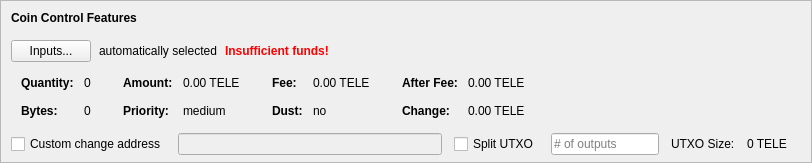
    <widget class="QFrame" name="frameCoinControl">
     <property name="sizePolicy">
      <sizepolicy hsizetype="Expanding" vsizetype="Expanding">
       <horstretch>0</horstretch>
       <verstretch>0</verstretch>
      </sizepolicy>
     </property>
     <property name="maximumSize">
      <size>
       <width>16777215</width>
       <height>16777215</height>
      </size>
     </property>
     <property name="frameShape">
      <enum>QFrame::StyledPanel</enum>
     </property>
     <property name="frameShadow">
      <enum>QFrame::Sunken</enum>
     </property>
     <layout class="QVBoxLayout" name="verticalLayoutCoinControl2">
      <property name="spacing">
       <number>0</number>
      </property>
      <property name="leftMargin">
       <number>0</number>
      </property>
      <property name="topMargin">
       <number>0</number>
      </property>
      <property name="rightMargin">
       <number>0</number>
      </property>
      <property name="bottomMargin">
       <number>6</number>
      </property>
      <item>
       <layout class="QVBoxLayout" name="verticalLayoutCoinControl" stretch="0,0,0,0,1">
        <property name="spacing">
         <number>0</number>
        </property>
        <property name="leftMargin">
         <number>10</number>
        </property>
        <property name="topMargin">
         <number>10</number>
        </property>
        <item>
         <layout class="QHBoxLayout" name="horizontalLayoutCoinControl1">
          <property name="bottomMargin">
           <number>15</number>
          </property>
          <item>
           <widget class="QLabel" name="labelCoinControlFeatures">
            <property name="sizePolicy">
             <sizepolicy hsizetype="Preferred" vsizetype="Maximum">
              <horstretch>0</horstretch>
              <verstretch>0</verstretch>
             </sizepolicy>
            </property>
            <property name="font">
             <font>
              <weight>75</weight>
              <bold>true</bold>
             </font>
            </property>
            <property name="styleSheet">
             <string notr="true">font-weight:bold;</string>
            </property>
            <property name="text">
             <string>Coin Control Features</string>
            </property>
           </widget>
          </item>
         </layout>
        </item>
        <item>
         <layout class="QHBoxLayout" name="horizontalLayoutCoinControl2" stretch="0,0,0,0">
          <property name="spacing">
           <number>8</number>
          </property>
          <property name="bottomMargin">
           <number>10</number>
          </property>
          <item>
           <widget class="QPushButton" name="pushButtonCoinControl">
            <property name="styleSheet">
             <string notr="true"/>
            </property>
            <property name="text">
             <string>Inputs...</string>
            </property>
            <property name="autoDefault">
             <bool>false</bool>
            </property>
           </widget>
          </item>
          <item>
           <widget class="QLabel" name="labelCoinControlAutomaticallySelected">
            <property name="text">
             <string>automatically selected</string>
            </property>
            <property name="margin">
             <number>5</number>
            </property>
           </widget>
          </item>
          <item>
           <widget class="QLabel" name="labelCoinControlInsuffFunds">
            <property name="font">
             <font>
              <weight>75</weight>
              <bold>true</bold>
             </font>
            </property>
            <property name="styleSheet">
             <string notr="true">color:red;font-weight:bold;</string>
            </property>
            <property name="text">
             <string>Insufficient funds!</string>
            </property>
            <property name="margin">
             <number>5</number>
            </property>
           </widget>
          </item>
          <item>
           <spacer name="horizontalSpacerCoinControl">
            <property name="orientation">
             <enum>Qt::Horizontal</enum>
            </property>
            <property name="sizeHint" stdset="0">
             <size>
              <width>40</width>
              <height>1</height>
             </size>
            </property>
           </spacer>
          </item>
         </layout>
        </item>
        <item>
         <widget class="QWidget" name="widgetCoinControl" native="true">
          <property name="sizePolicy">
           <sizepolicy hsizetype="Preferred" vsizetype="Preferred">
            <horstretch>0</horstretch>
            <verstretch>0</verstretch>
           </sizepolicy>
          </property>
          <property name="minimumSize">
           <size>
            <width>0</width>
            <height>0</height>
           </size>
          </property>
          <property name="styleSheet">
           <string notr="true"/>
          </property>
          <layout class="QHBoxLayout" name="horizontalLayoutCoinControl5">
           <property name="leftMargin">
            <number>0</number>
           </property>
           <property name="topMargin">
            <number>0</number>
           </property>
           <property name="rightMargin">
            <number>0</number>
           </property>
           <property name="bottomMargin">
            <number>0</number>
           </property>
           <item>
            <layout class="QHBoxLayout" name="horizontalLayoutCoinControl3" stretch="0,0,0,1">
             <property name="spacing">
              <number>20</number>
             </property>
             <property name="topMargin">
              <number>0</number>
             </property>
             <property name="bottomMargin">
              <number>10</number>
             </property>
             <item>
              <layout class="QFormLayout" name="formLayoutCoinControl1">
               <property name="horizontalSpacing">
                <number>10</number>
               </property>
               <property name="verticalSpacing">
                <number>14</number>
               </property>
               <property name="leftMargin">
                <number>10</number>
               </property>
               <property name="topMargin">
                <number>4</number>
               </property>
               <property name="rightMargin">
                <number>6</number>
               </property>
               <item row="0" column="0">
                <widget class="QLabel" name="labelCoinControlQuantityText">
                 <property name="font">
                  <font>
                   <weight>75</weight>
                   <bold>true</bold>
                  </font>
                 </property>
                 <property name="text">
                  <string>Quantity:</string>
                 </property>
                 <property name="margin">
                  <number>0</number>
                 </property>
                </widget>
               </item>
               <item row="0" column="1">
                <widget class="QLabel" name="labelCoinControlQuantity">
                 <property name="cursor">
                  <cursorShape>IBeamCursor</cursorShape>
                 </property>
                 <property name="contextMenuPolicy">
                  <enum>Qt::ActionsContextMenu</enum>
                 </property>
                 <property name="text">
                  <string notr="true">0</string>
                 </property>
                 <property name="margin">
                  <number>0</number>
                 </property>
                 <property name="textInteractionFlags">
                  <set>Qt::LinksAccessibleByMouse|Qt::TextSelectableByKeyboard|Qt::TextSelectableByMouse</set>
                 </property>
                </widget>
               </item>
               <item row="1" column="0">
                <widget class="QLabel" name="labelCoinControlBytesText">
                 <property name="font">
                  <font>
                   <weight>75</weight>
                   <bold>true</bold>
                  </font>
                 </property>
                 <property name="text">
                  <string>Bytes:</string>
                 </property>
                </widget>
               </item>
               <item row="1" column="1">
                <widget class="QLabel" name="labelCoinControlBytes">
                 <property name="cursor">
                  <cursorShape>IBeamCursor</cursorShape>
                 </property>
                 <property name="contextMenuPolicy">
                  <enum>Qt::ActionsContextMenu</enum>
                 </property>
                 <property name="text">
                  <string notr="true">0</string>
                 </property>
                 <property name="textInteractionFlags">
                  <set>Qt::LinksAccessibleByMouse|Qt::TextSelectableByKeyboard|Qt::TextSelectableByMouse</set>
                 </property>
                </widget>
               </item>
              </layout>
             </item>
             <item>
              <layout class="QFormLayout" name="formLayoutCoinControl2">
               <property name="horizontalSpacing">
                <number>10</number>
               </property>
               <property name="verticalSpacing">
                <number>14</number>
               </property>
               <property name="leftMargin">
                <number>6</number>
               </property>
               <property name="topMargin">
                <number>4</number>
               </property>
               <property name="rightMargin">
                <number>6</number>
               </property>
               <item row="0" column="0">
                <widget class="QLabel" name="labelCoinControlAmountText">
                 <property name="font">
                  <font>
                   <weight>75</weight>
                   <bold>true</bold>
                  </font>
                 </property>
                 <property name="text">
                  <string>Amount:</string>
                 </property>
                 <property name="margin">
                  <number>0</number>
                 </property>
                </widget>
               </item>
               <item row="0" column="1">
                <widget class="QLabel" name="labelCoinControlAmount">
                 <property name="cursor">
                  <cursorShape>IBeamCursor</cursorShape>
                 </property>
                 <property name="contextMenuPolicy">
                  <enum>Qt::ActionsContextMenu</enum>
                 </property>
                 <property name="text">
                  <string notr="true">0.00 TELE</string>
                 </property>
                 <property name="textInteractionFlags">
                  <set>Qt::LinksAccessibleByMouse|Qt::TextSelectableByKeyboard|Qt::TextSelectableByMouse</set>
                 </property>
                </widget>
               </item>
               <item row="1" column="0">
                <widget class="QLabel" name="labelCoinControlPriorityText">
                 <property name="font">
                  <font>
                   <weight>75</weight>
                   <bold>true</bold>
                  </font>
                 </property>
                 <property name="text">
                  <string>Priority:</string>
                 </property>
                </widget>
               </item>
               <item row="1" column="1">
                <widget class="QLabel" name="labelCoinControlPriority">
                 <property name="cursor">
                  <cursorShape>IBeamCursor</cursorShape>
                 </property>
                 <property name="contextMenuPolicy">
                  <enum>Qt::ActionsContextMenu</enum>
                 </property>
                 <property name="text">
                  <string>medium</string>
                 </property>
                 <property name="textInteractionFlags">
                  <set>Qt::LinksAccessibleByMouse|Qt::TextSelectableByKeyboard|Qt::TextSelectableByMouse</set>
                 </property>
                </widget>
               </item>
              </layout>
             </item>
             <item>
              <layout class="QFormLayout" name="formLayoutCoinControl3">
               <property name="horizontalSpacing">
                <number>10</number>
               </property>
               <property name="verticalSpacing">
                <number>14</number>
               </property>
               <property name="leftMargin">
                <number>6</number>
               </property>
               <property name="topMargin">
                <number>4</number>
               </property>
               <property name="rightMargin">
                <number>6</number>
               </property>
               <item row="0" column="0">
                <widget class="QLabel" name="labelCoinControlFeeText">
                 <property name="font">
                  <font>
                   <weight>75</weight>
                   <bold>true</bold>
                  </font>
                 </property>
                 <property name="text">
                  <string>Fee:</string>
                 </property>
                 <property name="margin">
                  <number>0</number>
                 </property>
                </widget>
               </item>
               <item row="0" column="1">
                <widget class="QLabel" name="labelCoinControlFee">
                 <property name="cursor">
                  <cursorShape>IBeamCursor</cursorShape>
                 </property>
                 <property name="contextMenuPolicy">
                  <enum>Qt::ActionsContextMenu</enum>
                 </property>
                 <property name="text">
                  <string notr="true">0.00 TELE</string>
                 </property>
                 <property name="textInteractionFlags">
                  <set>Qt::LinksAccessibleByMouse|Qt::TextSelectableByKeyboard|Qt::TextSelectableByMouse</set>
                 </property>
                </widget>
               </item>
               <item row="1" column="0">
                <widget class="QLabel" name="labelCoinControlLowOutputText">
                 <property name="font">
                  <font>
                   <weight>75</weight>
                   <bold>true</bold>
                  </font>
                 </property>
                 <property name="text">
                  <string>Dust:</string>
                 </property>
                </widget>
               </item>
               <item row="1" column="1">
                <widget class="QLabel" name="labelCoinControlLowOutput">
                 <property name="cursor">
                  <cursorShape>IBeamCursor</cursorShape>
                 </property>
                 <property name="contextMenuPolicy">
                  <enum>Qt::ActionsContextMenu</enum>
                 </property>
                 <property name="text">
                  <string>no</string>
                 </property>
                 <property name="textInteractionFlags">
                  <set>Qt::LinksAccessibleByMouse|Qt::TextSelectableByKeyboard|Qt::TextSelectableByMouse</set>
                 </property>
                </widget>
               </item>
              </layout>
             </item>
             <item>
              <layout class="QFormLayout" name="formLayoutCoinControl4">
               <property name="horizontalSpacing">
                <number>10</number>
               </property>
               <property name="verticalSpacing">
                <number>14</number>
               </property>
               <property name="leftMargin">
                <number>6</number>
               </property>
               <property name="topMargin">
                <number>4</number>
               </property>
               <property name="rightMargin">
                <number>6</number>
               </property>
               <item row="0" column="0">
                <widget class="QLabel" name="labelCoinControlAfterFeeText">
                 <property name="font">
                  <font>
                   <weight>75</weight>
                   <bold>true</bold>
                  </font>
                 </property>
                 <property name="text">
                  <string>After Fee:</string>
                 </property>
                 <property name="margin">
                  <number>0</number>
                 </property>
                </widget>
               </item>
               <item row="0" column="1">
                <widget class="QLabel" name="labelCoinControlAfterFee">
                 <property name="cursor">
                  <cursorShape>IBeamCursor</cursorShape>
                 </property>
                 <property name="contextMenuPolicy">
                  <enum>Qt::ActionsContextMenu</enum>
                 </property>
                 <property name="text">
                  <string notr="true">0.00 TELE</string>
                 </property>
                 <property name="textInteractionFlags">
                  <set>Qt::LinksAccessibleByMouse|Qt::TextSelectableByKeyboard|Qt::TextSelectableByMouse</set>
                 </property>
                </widget>
               </item>
               <item row="1" column="0">
                <widget class="QLabel" name="labelCoinControlChangeText">
                 <property name="font">
                  <font>
                   <weight>75</weight>
                   <bold>true</bold>
                  </font>
                 </property>
                 <property name="text">
                  <string>Change:</string>
                 </property>
                </widget>
               </item>
               <item row="1" column="1">
                <widget class="QLabel" name="labelCoinControlChange">
                 <property name="cursor">
                  <cursorShape>IBeamCursor</cursorShape>
                 </property>
                 <property name="contextMenuPolicy">
                  <enum>Qt::ActionsContextMenu</enum>
                 </property>
                 <property name="text">
                  <string notr="true">0.00 TELE</string>
                 </property>
                 <property name="textInteractionFlags">
                  <set>Qt::LinksAccessibleByMouse|Qt::TextSelectableByKeyboard|Qt::TextSelectableByMouse</set>
                 </property>
                </widget>
               </item>
              </layout>
             </item>
            </layout>
           </item>
          </layout>
         </widget>
        </item>
        <item>
         <layout class="QHBoxLayout" name="horizontalLayoutCoinControl4" stretch="0,0,0,0,0,0,0">
          <property name="spacing">
           <number>12</number>
          </property>
          <property name="sizeConstraint">
           <enum>QLayout::SetDefaultConstraint</enum>
          </property>
          <property name="topMargin">
           <number>5</number>
          </property>
          <property name="rightMargin">
           <number>5</number>
          </property>
          <item>
           <widget class="QCheckBox" name="checkBoxCoinControlChange">
            <property name="toolTip">
             <string>If this is activated, but the change address is empty or invalid, change will be sent to a newly generated address.</string>
            </property>
            <property name="text">
             <string>Custom change address</string>
            </property>
           </widget>
          </item>
          <item>
           <widget class="QValidatedLineEdit" name="lineEditCoinControlChange">
            <property name="enabled">
             <bool>false</bool>
            </property>
            <property name="sizePolicy">
             <sizepolicy hsizetype="Expanding" vsizetype="Fixed">
              <horstretch>0</horstretch>
              <verstretch>0</verstretch>
             </sizepolicy>
            </property>
           </widget>
          </item>
          <item>
           <widget class="QCheckBox" name="splitBlockCheckBox">
            <property name="text">
             <string>Split UTXO</string>
            </property>
           </widget>
          </item>
          <item>
           <widget class="QLineEdit" name="splitBlockLineEdit">
            <property name="sizePolicy">
             <sizepolicy hsizetype="Fixed" vsizetype="Fixed">
              <horstretch>50</horstretch>
              <verstretch>0</verstretch>
             </sizepolicy>
            </property>
            <property name="placeholderText">
             <string># of outputs</string>
            </property>
           </widget>
          </item>
          <item>
           <widget class="QLabel" name="labelBlockSizeText">
            <property name="text">
             <string>UTXO Size:</string>
            </property>
           </widget>
          </item>
          <item>
           <widget class="QLabel" name="labelBlockSize">
            <property name="text">
             <string>0 TELE</string>
            </property>
           </widget>
          </item>
          <item>
           <widget class="QLabel" name="labelCoinControlChangeLabel">
            <property name="sizePolicy">
             <sizepolicy hsizetype="Preferred" vsizetype="Expanding">
              <horstretch>0</horstretch>
              <verstretch>0</verstretch>
             </sizepolicy>
            </property>
            <property name="minimumSize">
             <size>
              <width>0</width>
              <height>0</height>
             </size>
            </property>
            <property name="text">
             <string/>
            </property>
            <property name="margin">
             <number>3</number>
            </property>
           </widget>
          </item>
         </layout>
        </item>
        <item>
         <spacer name="verticalSpacerCoinControl">
          <property name="orientation">
           <enum>Qt::Vertical</enum>
          </property>
          <property name="sizeHint" stdset="0">
           <size>
            <width>800</width>
            <height>1</height>
           </size>
          </property>
         </spacer>
        </item>
       </layout>
      </item>
     </layout>
    </widget>
